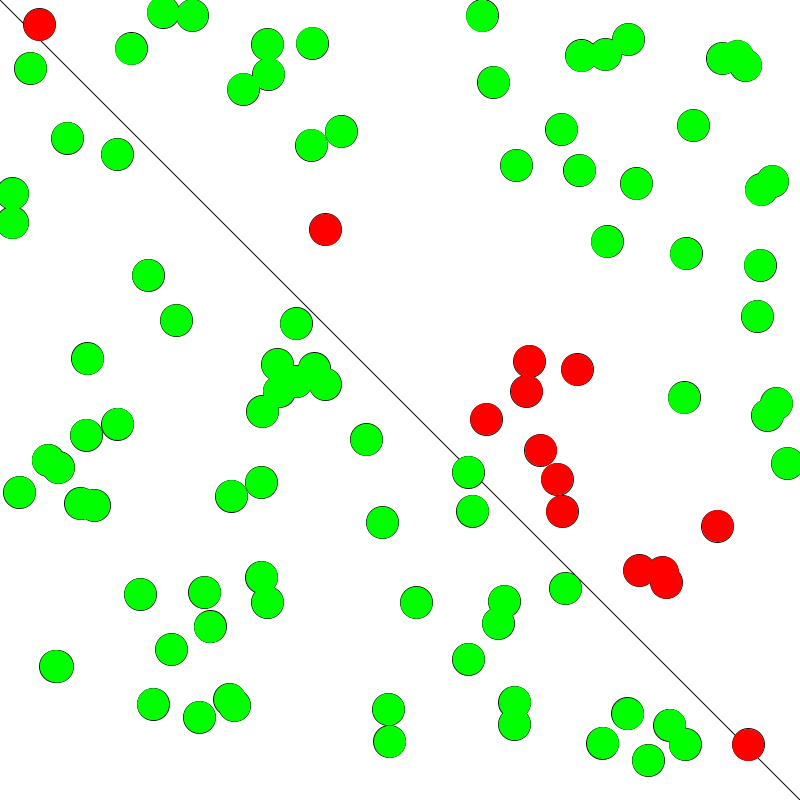
Frame 1 (no input)
Frame 60 (the mouse pressed at the canvas centre just before this capture): identical to frame 1, image omitted
Frame 120 (the mouse held since frame 60 and released just before this capture): identical to frame 1, image omitted

The Processing sketch that drew this single still picture (run headless with seeded random() and noise(); from frame 60 on, the mouse is pressed at the canvas centre):

// Processing sketch: Simple_Perceptron
// ── Simple_Perceptron.pde
Perceptron brain;

Point[] points = new Point[100];

void setup() {

  size(800, 800);

  brain= new Perceptron();

  for (int i = 0; i < points.length; i++) {

    points[i]=new Point();
  }

  float[]inputs = {-1, 0.5};

  int guess = brain.guess(inputs);
  print(guess);
}

void draw() {
  background(255);
  stroke(0);
  line(0, 0, width, height);
  //An enhanced for loop in Java
  //"for every point in Point"
  for (Point pt : points) {
    pt.show();
  }

  for (Point pt : points) {

    float[]inputs = {pt.x, pt.y};
    int target = pt.label;
    int guess=brain.guess(inputs);

    if (guess==target) {
      fill(0, 255, 0);
    } else {
      fill(255, 0, 0);
    }

    noStroke();
    ellipse(pt.x, pt.y, 32, 32);
  }
}

void mousePressed(){


}
// ── Perceptron.pde

//This is the activation function
int sign(float n) {
  if (n>=0) {
    return 1;
  } else {
    return -1;
  }
}


class Perceptron {
  float[] weights = new float[2];
  //learning rate
  float lr = 0.1;

  //Perceptron constructor
  Perceptron() {
    //Initialize the weights randomly
    for (int i = 0; i < weights.length; i++) {

      weights[i] = random(-1, 1);
    }
  }

  int guess(float[] inputs) {
    //The first thing we need to do is compute the weighted sum.
    float sum = 0;
    for (int i = 0; i < weights.length; i++) {
      //The sum of all the inputs multiplied by their corresponding weights
      sum+= inputs[i]*weights[i];
    }
    int output = sign(sum);
    return output;
  }

  void train(float[] inputs, int target) {
    int guess = guess(inputs);
    int error = target-guess;

    //Tune all the weights
    for (int i = 0; i < weights.length; i++) {

      weights[i]+=error*inputs[i]*lr;
    }
  }
}
// ── Training.pde
class Point {

  float x;
  float y;
  int label;

  Point() {

    x=random(width);
    y=random(height);

    if (x>y) {
      label=1;
    } else {
      label=-1;
    }
  }
  void show() {

    stroke(0);

    if (label==1) {
      fill(255);
    } else {
      fill(0);
    }

    ellipse(x, y, 32, 32);
  }
}
